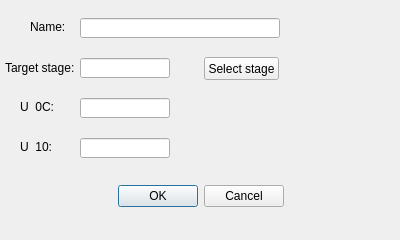
<?xml version="1.0" encoding="UTF-8"?>
<ui version="4.0">
 <class>GateDialog</class>
 <widget class="QDialog" name="GateDialog">
  <property name="geometry">
   <rect>
    <x>0</x>
    <y>0</y>
    <width>400</width>
    <height>240</height>
   </rect>
  </property>
  <property name="windowTitle">
   <string>Edit gate</string>
  </property>
  <widget class="QDialogButtonBox" name="buttonBox">
   <property name="geometry">
    <rect>
     <x>0</x>
     <y>180</y>
     <width>401</width>
     <height>32</height>
    </rect>
   </property>
   <property name="orientation">
    <enum>Qt::Horizontal</enum>
   </property>
   <property name="standardButtons">
    <set>QDialogButtonBox::Cancel|QDialogButtonBox::Ok</set>
   </property>
   <property name="centerButtons">
    <bool>true</bool>
   </property>
  </widget>
  <widget class="QLabel" name="label">
   <property name="geometry">
    <rect>
     <x>30</x>
     <y>20</y>
     <width>47</width>
     <height>13</height>
    </rect>
   </property>
   <property name="text">
    <string>Name:</string>
   </property>
  </widget>
  <widget class="QLabel" name="label_2">
   <property name="geometry">
    <rect>
     <x>5</x>
     <y>60</y>
     <width>71</width>
     <height>16</height>
    </rect>
   </property>
   <property name="text">
    <string>Target stage:</string>
   </property>
  </widget>
  <widget class="QLabel" name="label_3">
   <property name="geometry">
    <rect>
     <x>20</x>
     <y>100</y>
     <width>47</width>
     <height>13</height>
    </rect>
   </property>
   <property name="text">
    <string>U_0C:</string>
   </property>
  </widget>
  <widget class="QLabel" name="label_4">
   <property name="geometry">
    <rect>
     <x>20</x>
     <y>140</y>
     <width>47</width>
     <height>13</height>
    </rect>
   </property>
   <property name="text">
    <string>U_10:</string>
   </property>
  </widget>
  <widget class="QLineEdit" name="nameEdit">
   <property name="geometry">
    <rect>
     <x>80</x>
     <y>18</y>
     <width>200</width>
     <height>20</height>
    </rect>
   </property>
  </widget>
  <widget class="QLineEdit" name="targetEdit">
   <property name="geometry">
    <rect>
     <x>80</x>
     <y>58</y>
     <width>90</width>
     <height>20</height>
    </rect>
   </property>
  </widget>
  <widget class="QPushButton" name="pushButton">
   <property name="geometry">
    <rect>
     <x>204</x>
     <y>57</y>
     <width>75</width>
     <height>23</height>
    </rect>
   </property>
   <property name="text">
    <string>Select stage</string>
   </property>
  </widget>
  <widget class="QLineEdit" name="u0CEdit">
   <property name="geometry">
    <rect>
     <x>80</x>
     <y>98</y>
     <width>90</width>
     <height>20</height>
    </rect>
   </property>
  </widget>
  <widget class="QLineEdit" name="u10Edit">
   <property name="geometry">
    <rect>
     <x>80</x>
     <y>138</y>
     <width>90</width>
     <height>20</height>
    </rect>
   </property>
  </widget>
 </widget>
 <resources/>
 <connections>
  <connection>
   <sender>buttonBox</sender>
   <signal>accepted()</signal>
   <receiver>GateDialog</receiver>
   <slot>accept()</slot>
   <hints>
    <hint type="sourcelabel">
     <x>248</x>
     <y>254</y>
    </hint>
    <hint type="destinationlabel">
     <x>157</x>
     <y>274</y>
    </hint>
   </hints>
  </connection>
  <connection>
   <sender>buttonBox</sender>
   <signal>rejected()</signal>
   <receiver>GateDialog</receiver>
   <slot>reject()</slot>
   <hints>
    <hint type="sourcelabel">
     <x>316</x>
     <y>260</y>
    </hint>
    <hint type="destinationlabel">
     <x>286</x>
     <y>274</y>
    </hint>
   </hints>
  </connection>
 </connections>
</ui>
